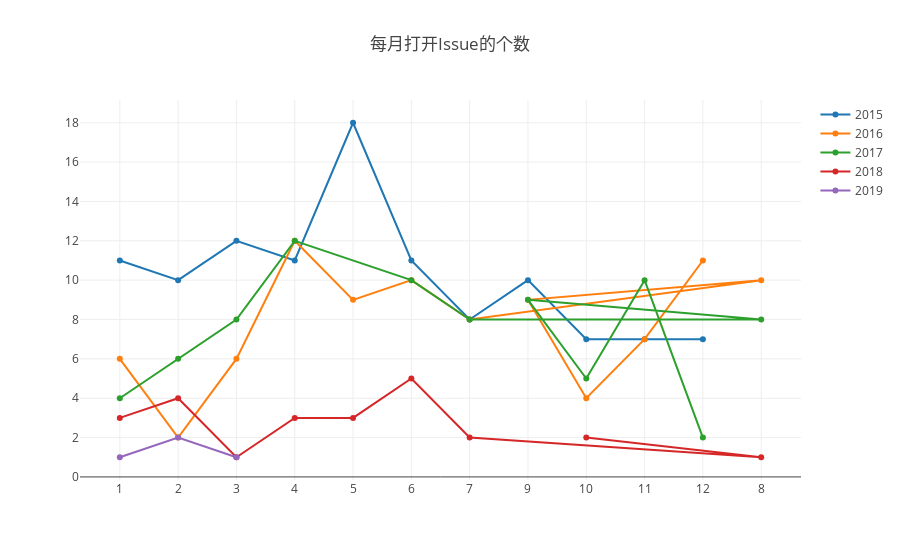

The notebook cell saved with this chart:
### Markdown cell above
#### （1）每月打开 Issue个数

### Code cell
Promise.all(years.map(y => {
    var q = `SELECT toMonth(created_date) as Month, count(*) as issue_created_cnt
    FROM github_log.year${y}
    WHERE repo_id = ${repo_id} and type='IssuesEvent' and action='opened'
    GROUP BY toMonth(created_date)`;
    return openDigger.driver.clickhouse.query(q);
})).then(data => {
    var Alldata=[]
    data.forEach((d,index) => {
        var y=[]
        var x=[]
         d.forEach(e=>{
             y.push(parseInt(e['issue_created_cnt']))
             x.push(e['Month'])
             })
        Alldata.push({y:y,x:x,name:years[index]})
        })
    openDigger.render.plotly(Alldata, {
        title: '每月打开Issue的个数',
        xaxis: {type: 'category'}
    });
    var tableData=[]
    Alldata.forEach((d,index)=>{
    //console.log(d)
    var table={}
    table['年份']=d['name']
    for(var i = 0;i<d['y'].length;i++){
        table[(i+1)+'月']=d['y'][i]
        }
    tableData.push(table)
});
    console.table(tableData)
})

### Figure 1 — Plotly figure (JSON) as saved in the notebook; plotly's stock layout.template omitted (floating-point values rounded to 4 significant figures)
{"data": [{"name": 2015, "visible": true, "x": [1, 2, 3, 4, 5, 6, 7, 9, 10, 11, 12], "y": [11, 10, 12, 11, 18, 11, 8, 10, 7, 7, 7]}, {"name": 2016, "visible": true, "x": [1, 2, 3, 4, 5, 6, 7, 8, 9, 10, 11, 12], "y": [6, 2, 6, 12, 9, 10, 8, 10, 9, 4, 7, 11]}, {"name": 2017, "visible": true, "x": [1, 2, 3, 4, 6, 7, 8, 9, 10, 11, 12], "y": [4, 6, 8, 12, 10, 8, 8, 9, 5, 10, 2]}, {"name": 2018, "visible": true, "x": [1, 2, 3, 4, 5, 6, 7, 8, 10], "y": [3, 4, 1, 3, 3, 5, 2, 1, 2]}, {"name": 2019, "visible": true, "x": [1, 2, 3], "y": [1, 2, 1]}, {"name": 2020, "x": [], "y": []}, {"name": 2021, "x": [], "y": []}, {"name": 2022, "x": [], "y": []}], "layout": {"autosize": true, "title": {"text": "每月打开Issue的个数"}, "xaxis": {"autorange": true, "range": [-0.68, 11.68], "type": "category"}, "yaxis": {"autorange": true, "range": [-0.4029, 19.4], "type": "linear"}}}
